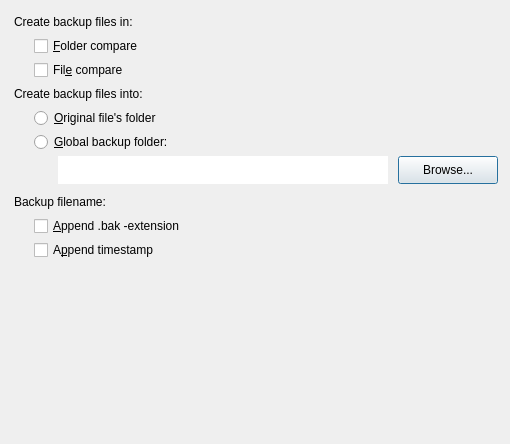
<?xml version="1.0" encoding="UTF-8"?><ui version="4.0"><class>QPropBackups</class>
<widget class="QDialog" name="QPropBackups">
<property name="geometry">
<rect><x>0</x><y>0</y>
<width>510</width><height>444</height></rect></property>
<property name="windowTitle"><string>Backup Files</string></property>
<widget class="QLabel" name="IDC_STATIC">
<property name="geometry">
<rect><x>14</x><y>12</y><width>444</width><height>20</height></rect></property>
<property name="text"><string>Create backup files in:</string></property>
<property name="inputMethodHints"><set>Qt::ImhMultiLine</set></property><property name="wordWrap"><bool>true</bool></property></widget>
<widget class="QCheckBox" name="IDC_BACKUP_FOLDERCMP">
<property name="geometry">
<rect><x>34</x><y>36</y><width>424</width><height>20</height></rect></property>
<property name="text"><string>&amp;Folder compare</string></property>
</widget>
<widget class="QCheckBox" name="IDC_BACKUP_FILECMP">
<property name="geometry">
<rect><x>34</x><y>60</y><width>424</width><height>20</height></rect></property>
<property name="text"><string>Fil&amp;e compare</string></property>
</widget>
<widget class="QLabel" name="IDC_STATIC">
<property name="geometry">
<rect><x>14</x><y>84</y><width>444</width><height>20</height></rect></property>
<property name="text"><string>Create backup files into:</string></property>
<property name="inputMethodHints"><set>Qt::ImhMultiLine</set></property><property name="wordWrap"><bool>true</bool></property></widget>
<widget class="QRadioButton" name="IDC_BACKUP_ORIGFOLD">
<property name="geometry">
<rect><x>34</x><y>108</y><width>424</width><height>20</height></rect></property>
<property name="text"><string>&amp;Original file's folder</string></property>
</widget>
<widget class="QRadioButton" name="IDC_BACKUP_GLOBALFOLD">
<property name="geometry">
<rect><x>34</x><y>132</y><width>424</width><height>20</height></rect></property>
<property name="text"><string>&amp;Global backup folder:</string></property>
</widget>
<widget class="QTextEdit" name="IDC_BACKUP_FOLDER">
<property name="geometry">
<rect><x>58</x><y>156</y><width>330</width><height>28</height></rect></property>
<property name="verticalScrollBarPolicy"><enum>Qt::ScrollBarAlwaysOff</enum></property><property name="horizontalScrollBarPolicy"><enum>Qt::ScrollBarAlwaysOff</enum></property><property name="frameShape"><enum>QFrame::NoFrame</enum></property></widget>
<widget class="QPushButton" name="IDC_BACKUP_BROWSE">
<property name="geometry">
<rect><x>398</x><y>156</y><width>100</width><height>28</height></rect></property>
<property name="text"><string>Browse...</string></property>
</widget>
<widget class="QLabel" name="IDC_STATIC">
<property name="geometry">
<rect><x>14</x><y>192</y><width>444</width><height>20</height></rect></property>
<property name="text"><string>Backup filename:</string></property>
<property name="inputMethodHints"><set>Qt::ImhMultiLine</set></property><property name="wordWrap"><bool>true</bool></property></widget>
<widget class="QCheckBox" name="IDC_BACKUP_APPEND_BAK">
<property name="geometry">
<rect><x>34</x><y>216</y><width>424</width><height>20</height></rect></property>
<property name="text"><string>&amp;Append .bak -extension</string></property>
</widget>
<widget class="QCheckBox" name="IDC_BACKUP_APPEND_TIME">
<property name="geometry">
<rect><x>34</x><y>240</y><width>424</width><height>20</height></rect></property>
<property name="text"><string>A&amp;ppend timestamp</string></property>
</widget>
</widget><resources/><connections/></ui>
